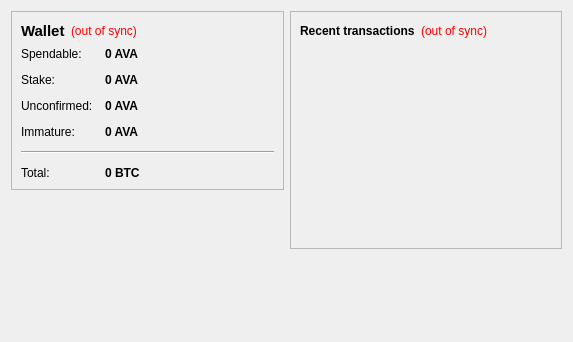
<?xml version="1.0" encoding="UTF-8"?>
<ui version="4.0">
 <class>OverviewPage</class>
 <widget class="QWidget" name="OverviewPage">
  <property name="geometry">
   <rect>
    <x>0</x>
    <y>0</y>
    <width>573</width>
    <height>342</height>
   </rect>
  </property>
  <property name="windowTitle">
   <string>Form</string>
  </property>
  <layout class="QHBoxLayout" name="horizontalLayout" stretch="1,1">
   <item>
    <layout class="QVBoxLayout" name="verticalLayout_2">
     <item>
      <widget class="QFrame" name="frame">
       <property name="frameShape">
        <enum>QFrame::StyledPanel</enum>
       </property>
       <property name="frameShadow">
        <enum>QFrame::Raised</enum>
       </property>
       <layout class="QVBoxLayout" name="verticalLayout_4">
        <item>
         <layout class="QHBoxLayout" name="horizontalLayout_4">
          <item>
           <widget class="QLabel" name="label_5">
            <property name="font">
             <font>
              <pointsize>11</pointsize>
              <weight>75</weight>
              <bold>true</bold>
             </font>
            </property>
            <property name="text">
             <string>Wallet</string>
            </property>
           </widget>
          </item>
          <item>
           <widget class="QLabel" name="labelWalletStatus">
            <property name="toolTip">
             <string>The displayed information may be out of date. Your wallet automatically synchronizes with the AvaCoin network after a connection is established, but this process has not completed yet.</string>
            </property>
            <property name="styleSheet">
             <string notr="true">QLabel { color: red; }</string>
            </property>
            <property name="text">
             <string notr="true">(out of sync)</string>
            </property>
            <property name="alignment">
             <set>Qt::AlignLeading|Qt::AlignLeft|Qt::AlignVCenter</set>
            </property>
           </widget>
          </item>
          <item>
           <spacer name="horizontalSpacer_2">
            <property name="orientation">
             <enum>Qt::Horizontal</enum>
            </property>
            <property name="sizeHint" stdset="0">
             <size>
              <width>40</width>
              <height>20</height>
             </size>
            </property>
           </spacer>
          </item>
         </layout>
        </item>
        <item>
         <layout class="QFormLayout" name="formLayout_2">
          <property name="fieldGrowthPolicy">
           <enum>QFormLayout::AllNonFixedFieldsGrow</enum>
          </property>
          <property name="horizontalSpacing">
           <number>12</number>
          </property>
          <property name="verticalSpacing">
           <number>12</number>
          </property>
          <item row="0" column="0">
           <widget class="QLabel" name="label">
            <property name="text">
             <string>Spendable:</string>
            </property>
           </widget>
          </item>
          <item row="0" column="1">
           <widget class="QLabel" name="labelBalance">
            <property name="font">
             <font>
              <weight>75</weight>
              <bold>true</bold>
             </font>
            </property>
            <property name="cursor">
             <cursorShape>IBeamCursor</cursorShape>
            </property>
            <property name="toolTip">
             <string>Your current spendable balance</string>
            </property>
            <property name="text">
             <string notr="true">0 AVA</string>
            </property>
            <property name="textInteractionFlags">
             <set>Qt::LinksAccessibleByMouse|Qt::TextSelectableByKeyboard|Qt::TextSelectableByMouse</set>
            </property>
           </widget>
          </item>
          <item row="1" column="0">
           <widget class="QLabel" name="label_6">
            <property name="text">
             <string>Stake:</string>
            </property>
           </widget>
          </item>
          <item row="1" column="1">
           <widget class="QLabel" name="labelStake">
            <property name="font">
             <font>
              <weight>75</weight>
              <bold>true</bold>
             </font>
            </property>
            <property name="cursor">
             <cursorShape>IBeamCursor</cursorShape>
            </property>
            <property name="toolTip">
             <string>Total of coins that was staked, and do not yet count toward the current balance</string>
            </property>
            <property name="text">
             <string notr="true">0 AVA</string>
            </property>
            <property name="textInteractionFlags">
             <set>Qt::LinksAccessibleByMouse|Qt::TextSelectableByKeyboard|Qt::TextSelectableByMouse</set>
            </property>
           </widget>
          </item>
          <item row="2" column="0">
           <widget class="QLabel" name="label_3">
            <property name="text">
             <string>Unconfirmed:</string>
            </property>
           </widget>
          </item>
          <item row="2" column="1">
           <widget class="QLabel" name="labelUnconfirmed">
            <property name="font">
             <font>
              <weight>75</weight>
              <bold>true</bold>
             </font>
            </property>
            <property name="cursor">
             <cursorShape>IBeamCursor</cursorShape>
            </property>
            <property name="toolTip">
             <string>Total of transactions that have yet to be confirmed, and do not yet count toward the current balance</string>
            </property>
            <property name="text">
             <string notr="true">0 AVA</string>
            </property>
            <property name="textInteractionFlags">
             <set>Qt::LinksAccessibleByMouse|Qt::TextSelectableByKeyboard|Qt::TextSelectableByMouse</set>
            </property>
           </widget>
          </item>
          <item row="3" column="0">
           <widget class="QLabel" name="labelImmatureText">
            <property name="text">
             <string>Immature:</string>
            </property>
           </widget>
          </item>
          <item row="3" column="1">
           <widget class="QLabel" name="labelImmature">
            <property name="font">
             <font>
              <weight>75</weight>
              <bold>true</bold>
             </font>
            </property>
            <property name="toolTip">
             <string>Mined balance that has not yet matured</string>
            </property>
            <property name="text">
             <string notr="true">0 AVA</string>
            </property>
            <property name="textInteractionFlags">
             <set>Qt::LinksAccessibleByMouse|Qt::TextSelectableByKeyboard|Qt::TextSelectableByMouse</set>
            </property>
           </widget>
          </item>
          <item row="4" column="0" colspan="2">
           <widget class="Line" name="line">
            <property name="orientation">
             <enum>Qt::Horizontal</enum>
            </property>
           </widget>
          </item>
          <item row="5" column="0">
           <widget class="QLabel" name="labelTotalText">
            <property name="text">
             <string>Total:</string>
            </property>
           </widget>
          </item>
          <item row="5" column="1">
           <widget class="QLabel" name="labelTotal">
            <property name="font">
             <font>
              <weight>75</weight>
              <bold>true</bold>
             </font>
            </property>
            <property name="cursor">
             <cursorShape>IBeamCursor</cursorShape>
            </property>
            <property name="toolTip">
             <string>Your current total balance</string>
            </property>
            <property name="text">
             <string notr="true">0 BTC</string>
            </property>
            <property name="textInteractionFlags">
             <set>Qt::LinksAccessibleByMouse|Qt::TextSelectableByKeyboard|Qt::TextSelectableByMouse</set>
            </property>
           </widget>
          </item>
         </layout>
        </item>
       </layout>
      </widget>
     </item>
     <item>
      <spacer name="verticalSpacer">
       <property name="orientation">
        <enum>Qt::Vertical</enum>
       </property>
       <property name="sizeHint" stdset="0">
        <size>
         <width>20</width>
         <height>40</height>
        </size>
       </property>
      </spacer>
     </item>
    </layout>
   </item>
   <item>
    <layout class="QVBoxLayout" name="verticalLayout_3">
     <item>
      <widget class="QFrame" name="frame_2">
       <property name="frameShape">
        <enum>QFrame::StyledPanel</enum>
       </property>
       <property name="frameShadow">
        <enum>QFrame::Raised</enum>
       </property>
       <layout class="QVBoxLayout" name="verticalLayout">
        <item>
         <layout class="QHBoxLayout" name="horizontalLayout_2">
          <item>
           <widget class="QLabel" name="label_4">
            <property name="text">
             <string>&lt;b&gt;Recent transactions&lt;/b&gt;</string>
            </property>
           </widget>
          </item>
          <item>
           <widget class="QLabel" name="labelTransactionsStatus">
            <property name="toolTip">
             <string>The displayed information may be out of date. Your wallet automatically synchronizes with the AvaCoin network after a connection is established, but this process has not completed yet.</string>
            </property>
            <property name="styleSheet">
             <string notr="true">QLabel { color: red; }</string>
            </property>
            <property name="text">
             <string notr="true">(out of sync)</string>
            </property>
            <property name="alignment">
             <set>Qt::AlignRight|Qt::AlignTrailing|Qt::AlignVCenter</set>
            </property>
           </widget>
          </item>
          <item>
           <spacer name="horizontalSpacer">
            <property name="orientation">
             <enum>Qt::Horizontal</enum>
            </property>
            <property name="sizeHint" stdset="0">
             <size>
              <width>40</width>
              <height>20</height>
             </size>
            </property>
           </spacer>
          </item>
         </layout>
        </item>
        <item>
         <widget class="QListView" name="listTransactions">
          <property name="styleSheet">
           <string notr="true">QListView { background: transparent; }</string>
          </property>
          <property name="frameShape">
           <enum>QFrame::NoFrame</enum>
          </property>
          <property name="verticalScrollBarPolicy">
           <enum>Qt::ScrollBarAlwaysOff</enum>
          </property>
          <property name="horizontalScrollBarPolicy">
           <enum>Qt::ScrollBarAlwaysOff</enum>
          </property>
          <property name="selectionMode">
           <enum>QAbstractItemView::NoSelection</enum>
          </property>
         </widget>
        </item>
       </layout>
      </widget>
     </item>
     <item>
      <spacer name="verticalSpacer_2">
       <property name="orientation">
        <enum>Qt::Vertical</enum>
       </property>
       <property name="sizeHint" stdset="0">
        <size>
         <width>20</width>
         <height>40</height>
        </size>
       </property>
      </spacer>
     </item>
    </layout>
   </item>
  </layout>
 </widget>
 <resources/>
 <connections/>
</ui>
